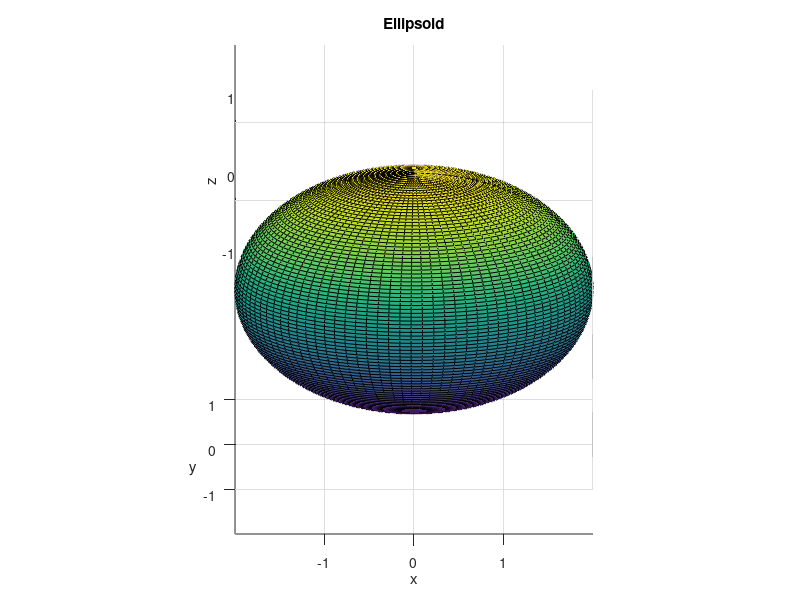

Write MATLAB code to recreate this figure.
a = 2; b = 1; c = 1.5;

theta = linspace(0, pi, 100);
phi = linspace(0, 2*pi, 100);
[theta, phi] = meshgrid(theta, phi);

x = a * sin(theta) .* cos(phi);
y = b * sin(theta) .* sin(phi);
z = c * cos(theta);

surf(x, y, z)
axis equal
xlabel('x'), ylabel('y'), zlabel('z')
title('Ellipsoid')

for az = 0:1:360
  view(az, 30);
  pause(0.01);
end
